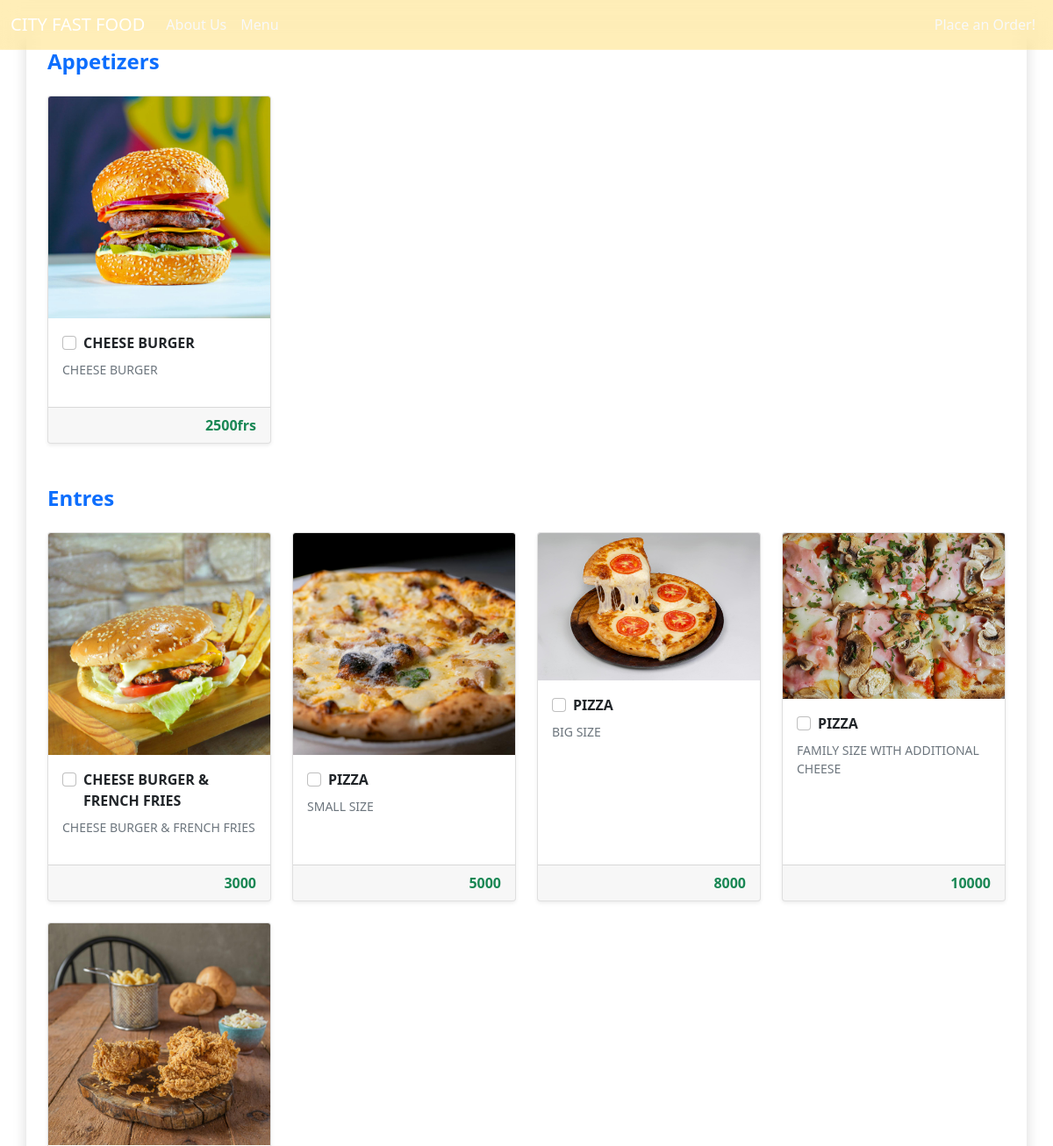
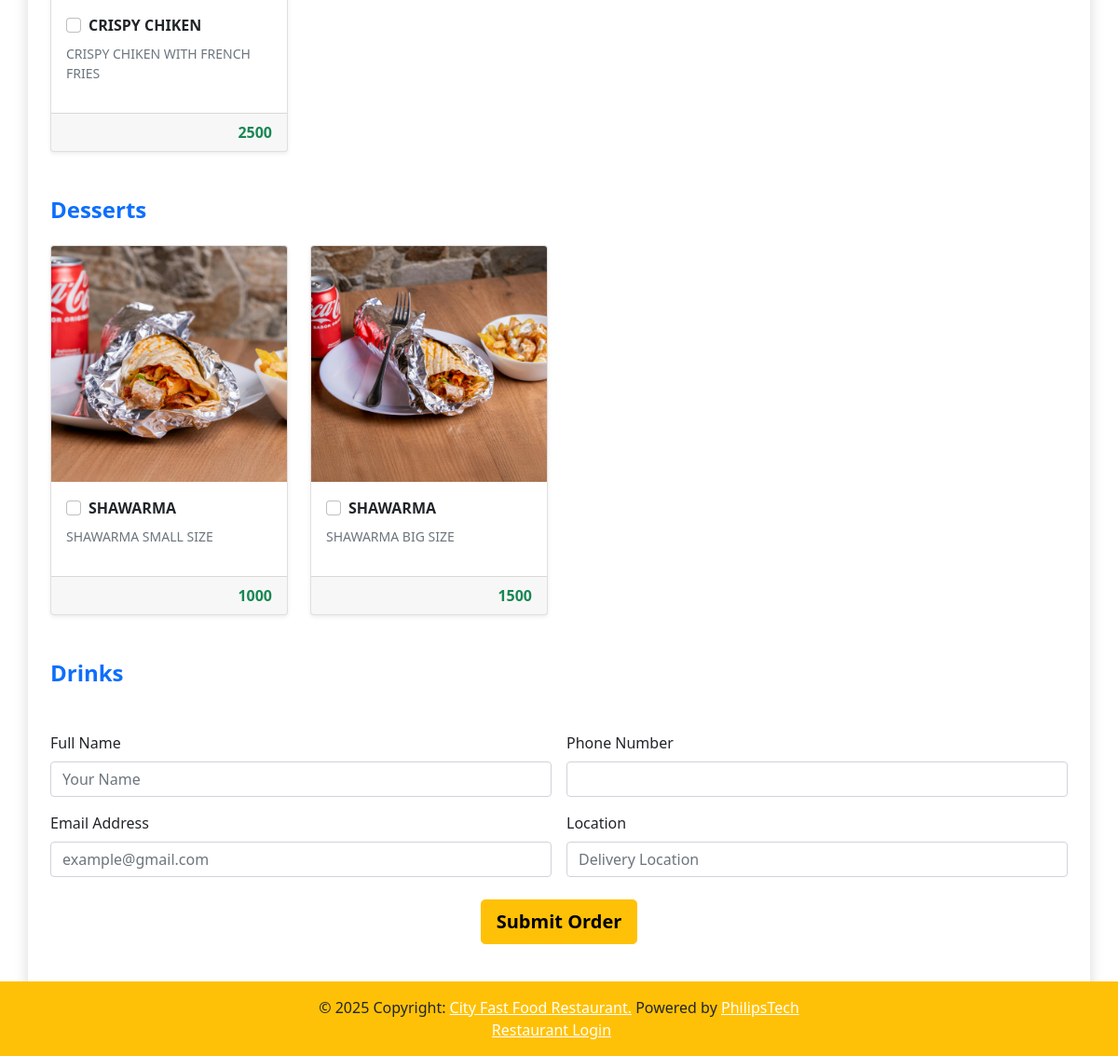
The page /order/ on the database its author committed (2 pictures, top to bottom).
### customer/models.py (models this page shows, shortened)
class MenuItem(models.Model):
    name = models.CharField(max_length=100)
    description = models.TextField()
    image = models.ImageField(upload_to='menu_images/')
    price = models.IntegerField()
    category = models.ManyToManyField('Category', related_name='item')

### customer/views.py (the view, shortened to what this page needs)
# urls.py: path('order/', Order.as_view(), name='order'),
class Order(View):
    def get(self, request, *args, **kwargs):
        appetizers = MenuItem.objects.filter(category__name__contains = 'Appetizer')
        entres = MenuItem.objects.filter(category__name__contains = 'Entre')
        desserts = MenuItem.objects.filter(category__name__contains = 'Dessert')
        drinks = MenuItem.objects.filter(category__name__contains = 'Drink')
        context = {
            'appetizers':appetizers,
            'entres':entres,
            'desserts':desserts,
            'drinks':drinks,
        }
        return render(request, 'customer/order.html', context)

### customer/templates/customer/order.html (shortened to what this page needs)
{% extends 'customer/base.html' %} {% block body %}
<div class="container mb-5">
  <div class="row justify-content-center mt-4">
    <div class="col-md-12 col-sm-12 p-4 bg-white rounded shadow">
      <form method="POST">
        <h4 class="fw-bold text-primary pt-2 pb-3">Appetizers</h4>
        <div class="row row-cols-1 row-cols-sm-2 row-cols-md-4 g-4">
          {% for app in appetizers %}
          <div class="col">
            <div class="card h-100 shadow-sm">
              <img src="{{ app.image.url }}" class="card-img-top" alt="{{ app.name }}">
              <div class="card-body">
                <div class="form-check">
                  <input type="checkbox" name="items[]" id="item{{ app.pk }}" class="form-check-input" value="{{ app.pk }}">
                  <label for="item{{ app.pk }}" class="form-check-label fw-bold">{{ app.name }}</label>
                </div>
                <p class="text-muted small mt-2">{{ app.description }}</p>
              </div>
              <div class="card-footer text-end">
                <span class="fw-bold text-success">{{ app.price }}frs</span>
              </div>
            </div>
          </div>
          {% endfor %}
        </div>
        <h4 class="fw-bold text-primary pt-5 pb-3">Entres</h4>
        <div class="row row-cols-1 row-cols-sm-2 row-cols-md-4 g-4">
          {% for entre in entres %}
          <div class="col">
            <div class="card h-100 shadow-sm">
              <img src="{{ entre.image.url }}" class="card-img-top" alt="{{ entre.name }}">
              <div class="card-body">
                <div class="form-check">
                  <input type="checkbox" name="items[]" id="item{{ entre.pk }}" class="form-check-input" value="{{ entre.pk }}">
                  <label for="item{{ entre.pk }}" class="form-check-label fw-bold">{{ entre.name }}</label>
                </div>
                <p class="text-muted small mt-2">{{ entre.description }}</p>
              </div>
              <div class="card-footer text-end">
                <span class="fw-bold text-success">{{ entre.price }}</span>
              </div>
            </div>
          </div>
          {% endfor %}
        </div>
        <h4 class="fw-bold text-primary pt-5 pb-3">Desserts</h4>
        <div class="row row-cols-1 row-cols-sm-2 row-cols-md-4 g-4">
          {% for dessert in desserts %}
          <div class="col">
            <div class="card h-100 shadow-sm">
              <img src="{{ dessert.image.url }}" class="card-img-top" alt="{{ dessert.name }}">
              <div class="card-body">
                <div class="form-check">
                  <input type="checkbox" name="items[]" id="item{{ dessert.pk }}" class="form-check-input" value="{{ dessert.pk }}">
                  <label for="item{{ dessert.pk }}" class="form-check-label fw-bold">{{ dessert.name }}</label>
                </div>
                <p class="text-muted small mt-2">{{ dessert.description }}</p>
              </div>
              <div class="card-footer text-end">
                <span class="fw-bold text-success">{{ dessert.price }}</span>
              </div>
            </div>
          </div>
          {% endfor %}
        </div>
        <h4 class="fw-bold text-primary pt-5 pb-3">Drinks</h4>
        <div class="row pt-5 g-3">
          <div class="col-md-6">
            <label for="name" class="form-label">Full Name</label>
            <input class="form-control" type="text" name="name" id="name" placeholder="Your Name" required />
          </div>
          <div class="col-md-6">
            <label for="tel" class="form-label">Phone Number</label>
            <input class="form-control" type="tel" name="tel" id="tel" required />
          </div>
          <div class="col-md-6">
            <label for="email" class="form-label">Email Address</label>
            <input class="form-control" type="email" name="email" id="email" placeholder="example@gmail.com" />
          </div>
          <div class="col-md-6">
            <label for="street" class="form-label">Location</label>
            <input class="form-control" type="text" name="street" id="street" placeholder="Delivery Location" required />
          </div>
        </div>
        <div class="text-center mt-4 mb-5">
          <button type="button" class="btn btn-warning btn-lg fw-bold" data-bs-toggle="modal" data-bs-target="#submitModal">
            Submit Order
          </button>
        </div>
      </form>
    </div>
  </div>
</div>
{% endblock %}

### rows shown on the page
MenuItem: image (picture), name "CHEESE BURGER", description "CHEESE BURGER", price "2500"
MenuItem: image (picture), name "CHEESE BURGER & FRENCH FRIES", description "CHEESE BURGER & FRENCH FRIES", price "3000"
MenuItem: image (picture), name "PIZZA", description "SMALL SIZE", price "5000"
MenuItem: image (picture), name "PIZZA", description "BIG SIZE", price "8000"
MenuItem: image (picture), name "PIZZA", description "FAMILY SIZE WITH ADDITIONAL CHEESE", price "10000"
MenuItem: image (picture), name "CRISPY CHIKEN", description "CRISPY CHIKEN WITH FRENCH FRIES", price "2500"
MenuItem: image (picture), name "SHAWARMA", description "SHAWARMA SMALL SIZE", price "1000"
MenuItem: image (picture), name "SHAWARMA", description "SHAWARMA BIG SIZE", price "1500"
